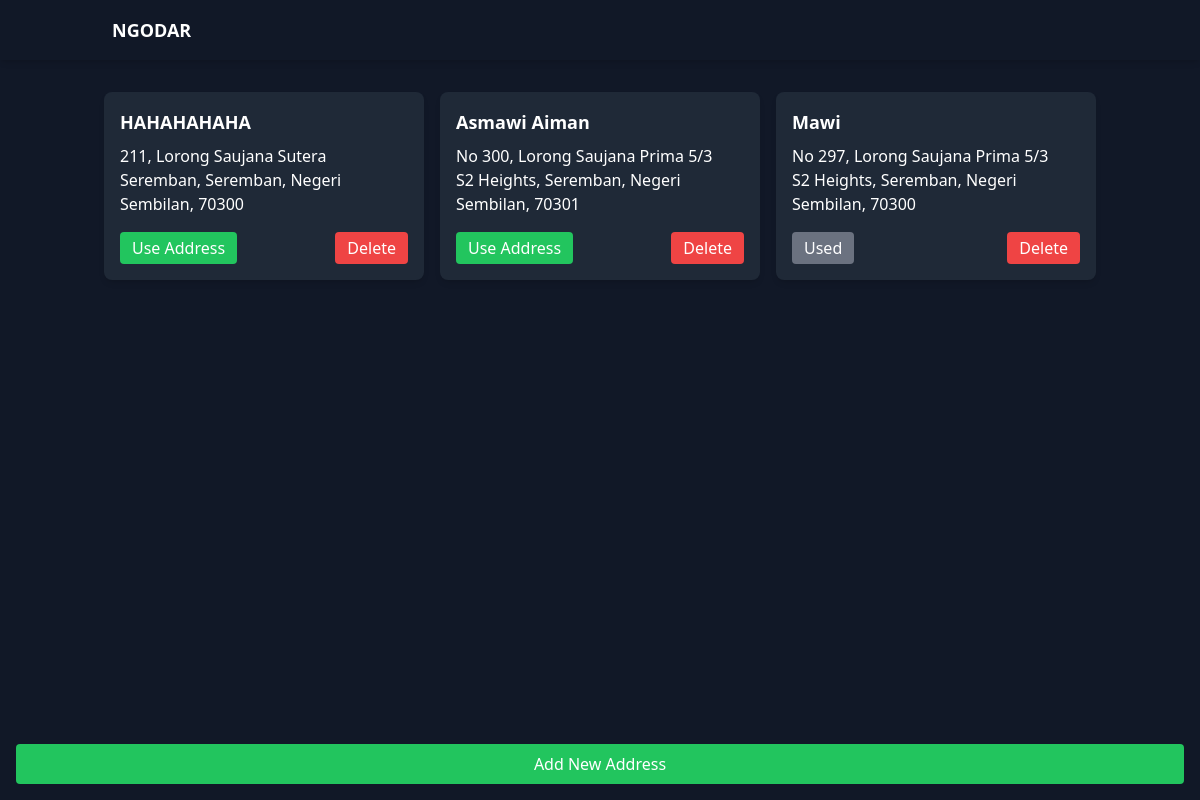
Page /user-home/location/ (signed in) on the committed database.
### ngodars/models.py (models this page shows, shortened)
class ADDRESS(models.Model):
    addressID = models.AutoField(primary_key=True)
    fullname = models.TextField(default=None)
    statearea = models.TextField(default=None)
    poscode = models.TextField(default=None)
    unit = models.TextField(default=None)
    streetname = models.TextField(default=None)
    userID = models.ForeignKey(USER, on_delete=models.CASCADE, default=None)
    is_used = models.BooleanField(default=False)

### ngodars/views.py (the view)
# urls.py: path('user-home/location/', views.user_location, name='user_location'),
def user_location(request):
    user_id = request.session.get('user_id')
    if not request.session.get('user_type') == 'user':
        request.session.flush()
        messages.error(request, "You do not have permission to view this page. Please login again")
        return redirect('login')
    try:
        user = USER.objects.get(userID=user_id)
        addresses = ADDRESS.objects.filter(userID=user)
        used_address = addresses.filter(is_used=True).first()
        context = {
            'addresses': addresses,
            'used_address_id': used_address.addressID if used_address else None
        }
        if used_address:
            request.session['locations'] = {
                'addressID': used_address.addressID,
                'poscode': used_address.poscode,
                'streetname': used_address.streetname,
                'statearea': used_address.statearea,
                'unit': used_address.unit,
                'fullname': used_address.fullname
            }
        else:
            request.session['locations'] = None
        return render(request, 'user/user_location.html', context)
    except USER.DoesNotExist:
        messages.error(request, "User not found. Please login again")
        return redirect('login')

### ngodars/templates/user/user_location.html (shortened to what this page needs)
{% load static %}
<!DOCTYPE html>
<html lang="en">
<head>
    <script src="https://cdn.tailwindcss.com"></script>
</head>
<body class="bg-gray-900 text-white flex flex-col min-h-screen">
    <header class="sticky top-0 z-50 bg-gray-900 shadow-md">
        <div class="container mx-auto flex justify-between items-center py-4 px-6">
            <div class="flex items-center space-x-10">
                <a href="{% url 'user_home' %}" class="text-lg font-bold uppercase">Ngodar</a>
            </div>
        </div>
    </header>
    <section class="container mx-auto mt-8 px-4 flex-grow">
        {% if addresses %}
            <div class="grid grid-cols-1 md:grid-cols-2 lg:grid-cols-3 gap-4">
                {% for address in addresses %}
                    <div class="bg-gray-800 p-4 rounded-lg shadow-md animate-on-scroll">
                        <h3 class="text-lg font-bold mb-2">{{ address.fullname }}</h3>
                        <p>{{ address.unit }}, {{ address.streetname }}</p>
                        <p>{{ address.statearea }}, {{ address.poscode }}</p>
                        <div class="mt-4 flex justify-between">
                            <form action="{% url 'use_address' address.addressID %}" method="POST" class="inline">
                                <button type="submit"
                                    class="
                                        {% if address.addressID == used_address_id %}
                                            bg-gray-500 cursor-not-allowed
                                        {% else %}
                                            bg-green-500 hover:bg-green-600
                                        {% endif %}
                                        text-white px-3 py-1 rounded"
                                    {% if address.addressID == used_address_id %}disabled{% endif %}
                                >
                                    {% if address.addressID == used_address_id %}
                                        Used
                                    {% else %}
                                        Use Address
                                    {% endif %}
                                </button>
                            </form>
                            <form action="{% url 'delete_address' address.addressID %}" method="POST" class="inline">
                                <button type="submit"
                                    onclick="return confirm('Are you sure you want to delete this address?');"
                                    class="bg-red-500 hover:bg-red-600 text-white px-3 py-1 rounded"
                                >
                                    Delete
                                </button>
                            </form>
                        </div>
                    </div>
                {% endfor %}
            </div>
        {% else %}
            <p class="text-center text-gray-400 animate-on-scroll">No addresses found. Add an address to get started.</p>
        {% endif %}
    </section>
    <div class="sticky bottom-0 left-0 right-0 p-4 bg-gray-900">
        <a href="{% url 'add_address' %}"
           class="block bg-green-500 hover:bg-green-600 text-white text-center py-2 rounded animate-on-scroll"
        >
            Add New Address
        </a>
    </div>
</body>
</html>

### ngodars/templates/user/user_location.html (style rules this page uses)
.animate-on-scroll { opacity: 0; transform: translateY(20px) scale(0.9); }
.animate-visible { animation: popup 0.7s ease-out forwards; }

### rows in the picture
ADDRESS: fullname "HAHAHAHAHA", unit "211", streetname "Lorong Saujana Sutera", statearea "Seremban, Seremban, Negeri Sembilan", poscode "70300", shows "Use Address"
ADDRESS: fullname "Asmawi Aiman", unit "No 300", streetname "Lorong Saujana Prima 5/3", statearea "S2 Heights, Seremban, Negeri Sembilan", poscode "70301", shows "Use Address"
ADDRESS: fullname "Mawi", unit "No 297", streetname "Lorong Saujana Prima 5/3", statearea "S2 Heights, Seremban, Negeri Sembilan", poscode "70300", shows "Used"
